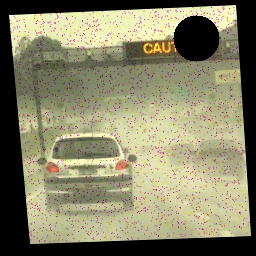
#> input picture driving_images/im060-rain.jpg, 256 x 256 px
$ python test2.py
#> lines starting #> are read from the running program, lines starting #| are printed output that depends on the picture
import cv2
import numpy as np
import matplotlib.pyplot as plt

def denoise_image(input_path, output_path):
    """
    Apply Non-Local Means denoising to an image using OpenCV.

    Parameters:
    input_path (str): Path to the input noisy image
    output_path (str): Path to save the denoised image

    Returns:
    tuple: Original image and denoised image
    """
#> called with input_path = 'driving_images/im060-rain.jpg', output_path = 'denoised_image.jpg'
    # Read the image
    img = cv2.imread(input_path)
#> img is the input picture: shape (256, 256, 3); mean B, G, R 104.2, 132.7, 135.8

    if img is None:
        raise FileNotFoundError(f"Could not read image from {input_path}")

    # Convert to RGB for display purposes (OpenCV loads as BGR)
    img_rgb = cv2.cvtColor(img, cv2.COLOR_BGR2RGB)

    # Apply Non-Local Means Denoising
    # Parameters:
    # h: Filter strength (higher values remove more noise but might blur details)
    # templateWindowSize: Size of template patch for similarity calculation
    # searchWindowSize: Size of window for searching similar patches
    denoised = cv2.fastNlMeansDenoisingColored(
        img,
        None,
        h=10,         # Filter strength for luminance
        hColor=10,    # Filter strength for color components
        templateWindowSize=7,  # Size of template patch
        searchWindowSize=21    # Size of window for searching similar patches
    )
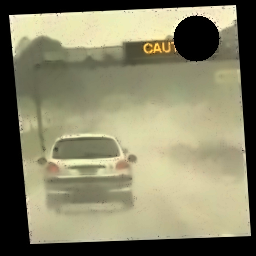
#> denoised: shape (256, 256, 3); mean B, G, R 104.4, 132.4, 135.6

    # Convert denoised to RGB for display
    denoised_rgb = cv2.cvtColor(denoised, cv2.COLOR_BGR2RGB)

    # Save the denoised image
    cv2.imwrite(output_path, denoised)

    return img_rgb, denoised_rgb

def show_comparison(original, denoised):
    """
    Display the original and denoised images side by side.

    Parameters:
    original (ndarray): Original noisy image
    denoised (ndarray): Denoised image
    """
    plt.figure(figsize=(12, 6))

    plt.subplot(1, 2, 1)
    plt.title('Original Noisy Image')
    plt.imshow(original)
    plt.axis('off')

    plt.subplot(1, 2, 2)
    plt.title('Denoised Image (Non-Local Means)')
    plt.imshow(denoised)
    plt.axis('off')

    plt.tight_layout()
    plt.savefig('comparison.png')
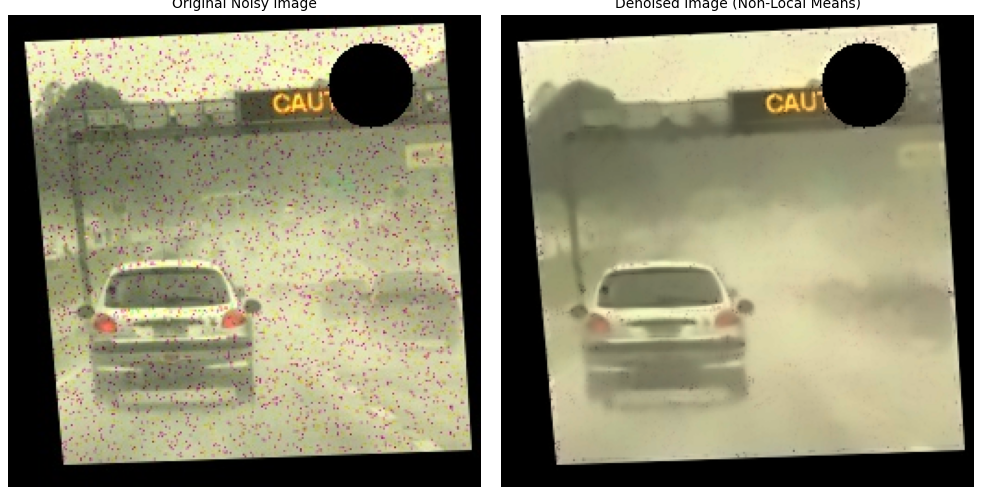
#> figure drawn by matplotlib, 2 panels
    plt.show()

# Example usage
if __name__ == "__main__":
    # Replace with actual input and output paths
    input_image_path = "driving_images/im060-rain.jpg"
    output_image_path = "denoised_image.jpg"

    # Apply denoising
    original, denoised = denoise_image(input_image_path, output_image_path)

    # Show comparison
    show_comparison(original, denoised)

# Advanced usage with parameter tuning
# [66 lines left out: function denoise_with_parameters, not called in this run]

# To use the parameter tuning function:
# denoise_with_parameters("noisy_image.jpg")

$ run again, with driving_images/im051-rain.jpg copied over driving_images/im060-rain.jpg
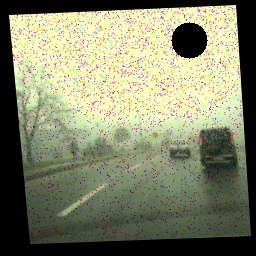
#> input picture driving_images/im051-rain.jpg, 256 x 256 px
#> in denoise_image, img is the input picture: shape (256, 256, 3); mean B, G, R 106.2, 133.3, 130.5
#> in denoise_image, `denoised = cv2.fastNlMeansDenoisingColored( img, None, h=10,`:
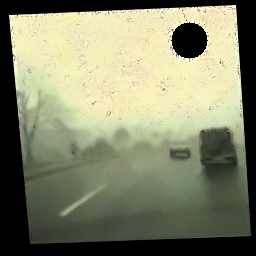
#> denoised: shape (256, 256, 3); mean B, G, R 106.4, 133.3, 130.8
#> in show_comparison, `plt.savefig('comparison.png')`:
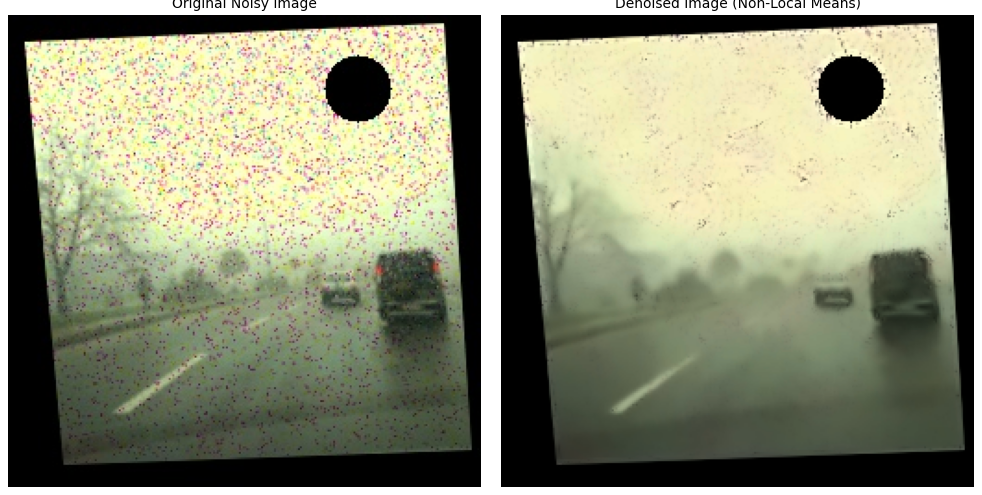
#> figure drawn by matplotlib, 2 panels

$ run again, with driving_images/im052-rain.jpg copied over driving_images/im060-rain.jpg
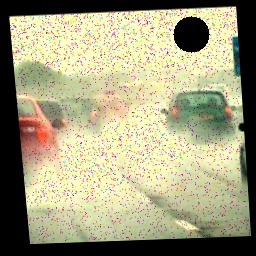
#> input picture driving_images/im052-rain.jpg, 256 x 256 px
#> in denoise_image, img is the input picture: shape (256, 256, 3); mean B, G, R 126.5, 158.6, 162.4
#> in denoise_image, `denoised = cv2.fastNlMeansDenoisingColored( img, None, h=10,`:
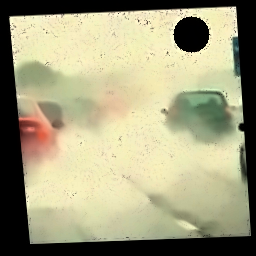
#> denoised: shape (256, 256, 3); mean B, G, R 126.7, 158.6, 162.6
#> in show_comparison, `plt.savefig('comparison.png')`:
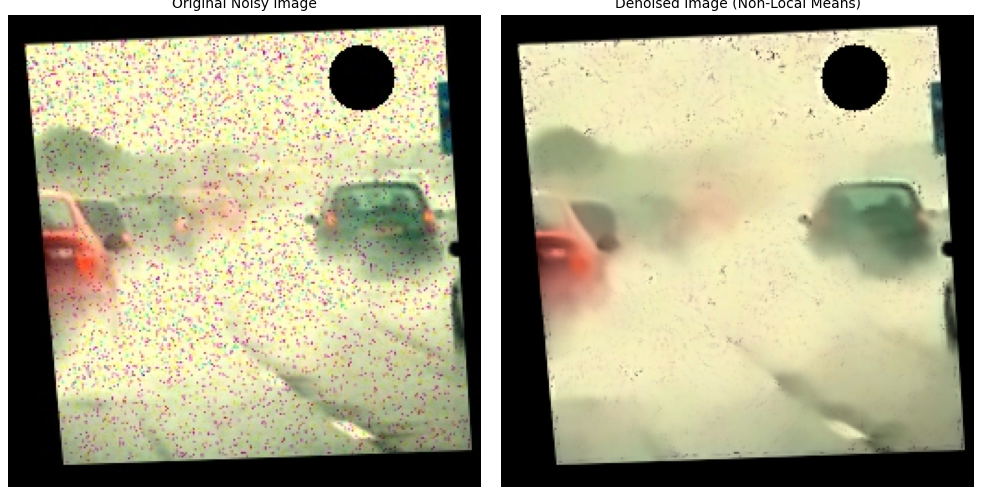
#> figure drawn by matplotlib, 2 panels

$ run again, with driving_images/im053-rain.jpg copied over driving_images/im060-rain.jpg
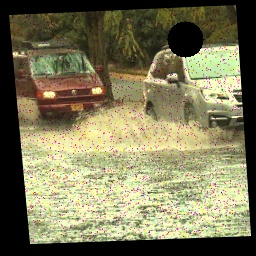
#> input picture driving_images/im053-rain.jpg, 256 x 256 px
#> in denoise_image, img is the input picture: shape (256, 256, 3); mean B, G, R 88.6, 120.6, 124.8
#> in denoise_image, `denoised = cv2.fastNlMeansDenoisingColored( img, None, h=10,`:
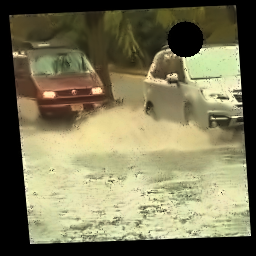
#> denoised: shape (256, 256, 3); mean B, G, R 88.1, 120.1, 124.5
#> in show_comparison, `plt.savefig('comparison.png')`:
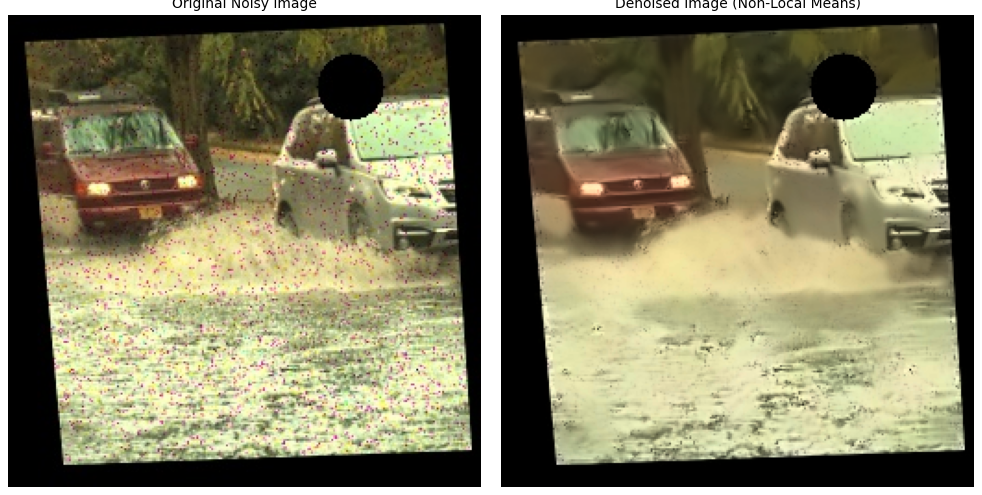
#> figure drawn by matplotlib, 2 panels
